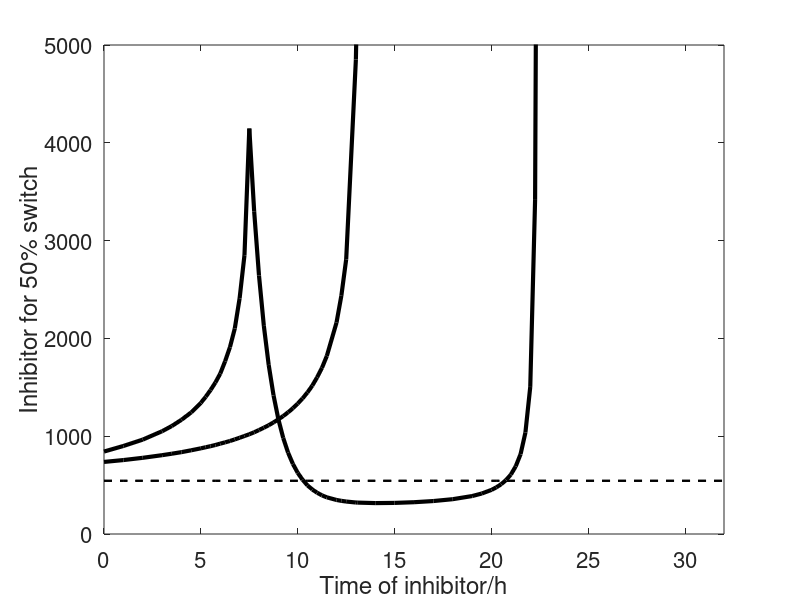

Reproduce this figure in MATLAB.
%%% Script that plots data for the 'loss of switching capacity' of toggle
%%% switches, as analysed in "doi.org/10.1101/2023.04.08.536106".
%%% Code author: Duncan Ingram, 2023.

set(0,'DefaultLineLineWidth',3);
set(0,'defaultAxesFontSize',16);

%%% Time values used by all dependent variables
t_values = [0,1,2,3,3.5,4,4.5,5,5.25,5.5,...
           5.75,6,6.25,6.5,6.75,7,7.25,7.5,7.75,8,...
           8.25,8.5,8.75,9,9.25,9.5,9.75,10,10.25,10.5,...
           10.75,11,11.25,11.5,12,12.25,12.5,13,13.1,14,...
           15,16,17,18,19,19.5,20,20.25,20.5,20.75,...
           21,21.25,21.5,21.75,22,22.25,22.35,32];

%%% Values for when there are no mutations
TS_nomut = ones(1,length(t_values))*544;

%%% Values for an s2 framework with alpha_E=1e5
TS_s2_1e5 = [737,756,779,806,821,837,856,876,887,898,...
             910,924,937,951,967,984,1002,1020,1040,1063,...
             1087,1112,1141,1172,1206,1244,1286,1333,1387,1447,...
             1517,1602,1699,1820,2161,2436,2809,4851,5850,NaN,...
             NaN,NaN,NaN,NaN,NaN,NaN,NaN,NaN,NaN,NaN...
             NaN,NaN,NaN,NaN,NaN,NaN,NaN,NaN];

%%% Values for an s3 framework with alpha_I=5e3
TS_s3_1e5_5e3 = [843,900,965,1051,1104,1168,1243,1341,1403,1472,...
                 1549,1640,1766,1910,2101,2411,2851,4146,3300,2642,...
                 2128,1729,1418,1173,982,832,716,625,554,498,...
                 455,422,395,375,348,339,332,322,321,316,...
                 318,325,337,356,388,414,451,477,509,552,...
                 608,692,816,1037,1504,3416,7709,NaN];

             
%% Plots

close
set(gcf, 'Position',  [500, 200, 450, 325])

plot(t_values, TS_nomut, 'k-')
xlim([0 32])
xlabel('Time of inhibitor/h')
ylim([0 5000])
ylabel('Inhibitor for 50% switch')


%%

close
set(gcf, 'Position',  [500, 200, 450, 325])

plot(t_values, TS_nomut, 'k--', 'LineWidth', 1.5)
hold on
plot(t_values, TS_s2_1e5, 'k-')
xlim([0 32])
xlabel('Time of inhibitor/h')
ylim([0 5000])
ylabel('Inhibitor for 50% switch')

%%

close
set(gcf, 'Position',  [500, 200, 450, 325])

plot(t_values, TS_nomut, 'k--', 'LineWidth', 1.5)
hold on
plot(t_values, TS_s3_1e5_5e3, 'k-')
xlim([0 32])
xlabel('Time of inhibitor/h')
ylim([0 5000])
ylabel('Inhibitor for 50% switch')